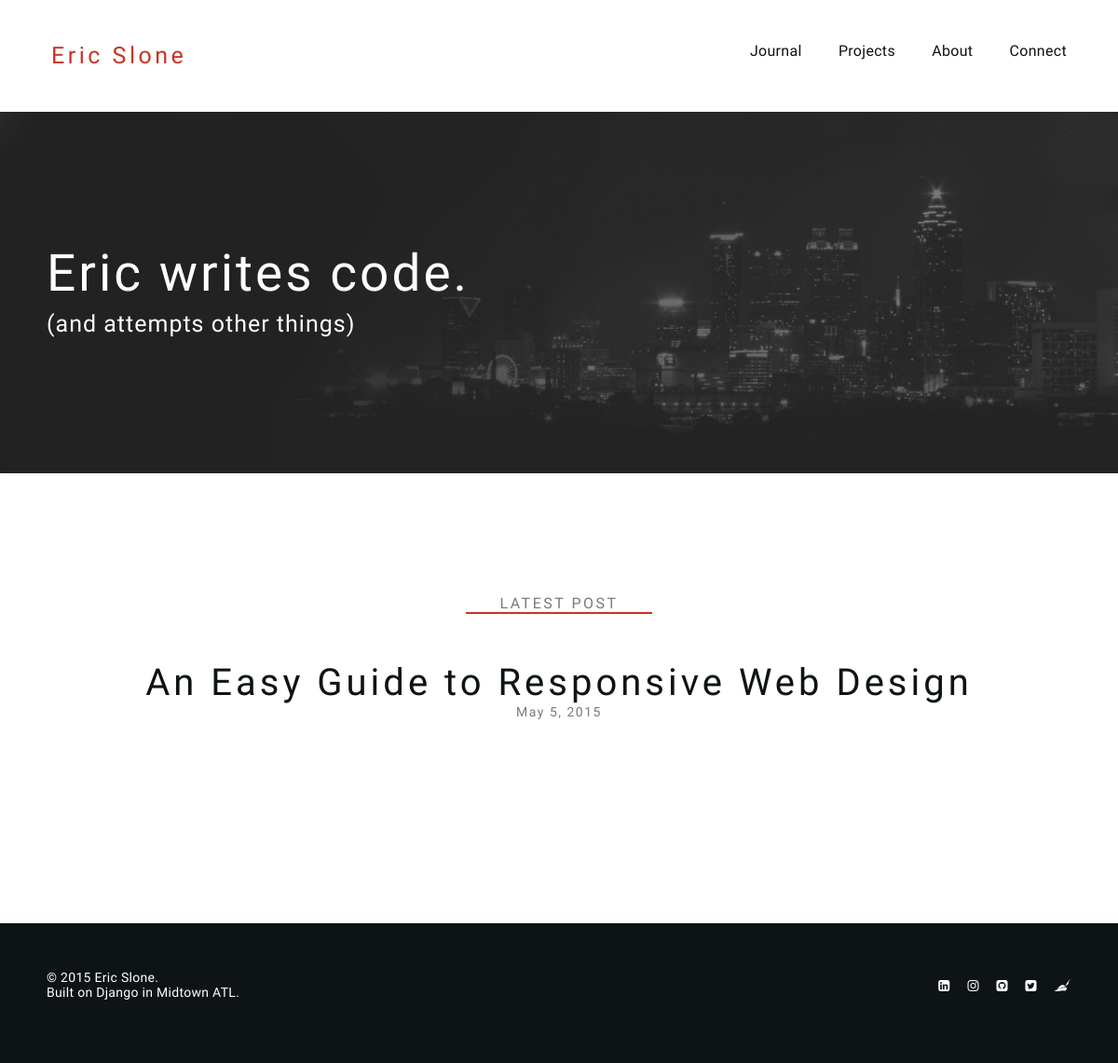
The app's page /, older data.
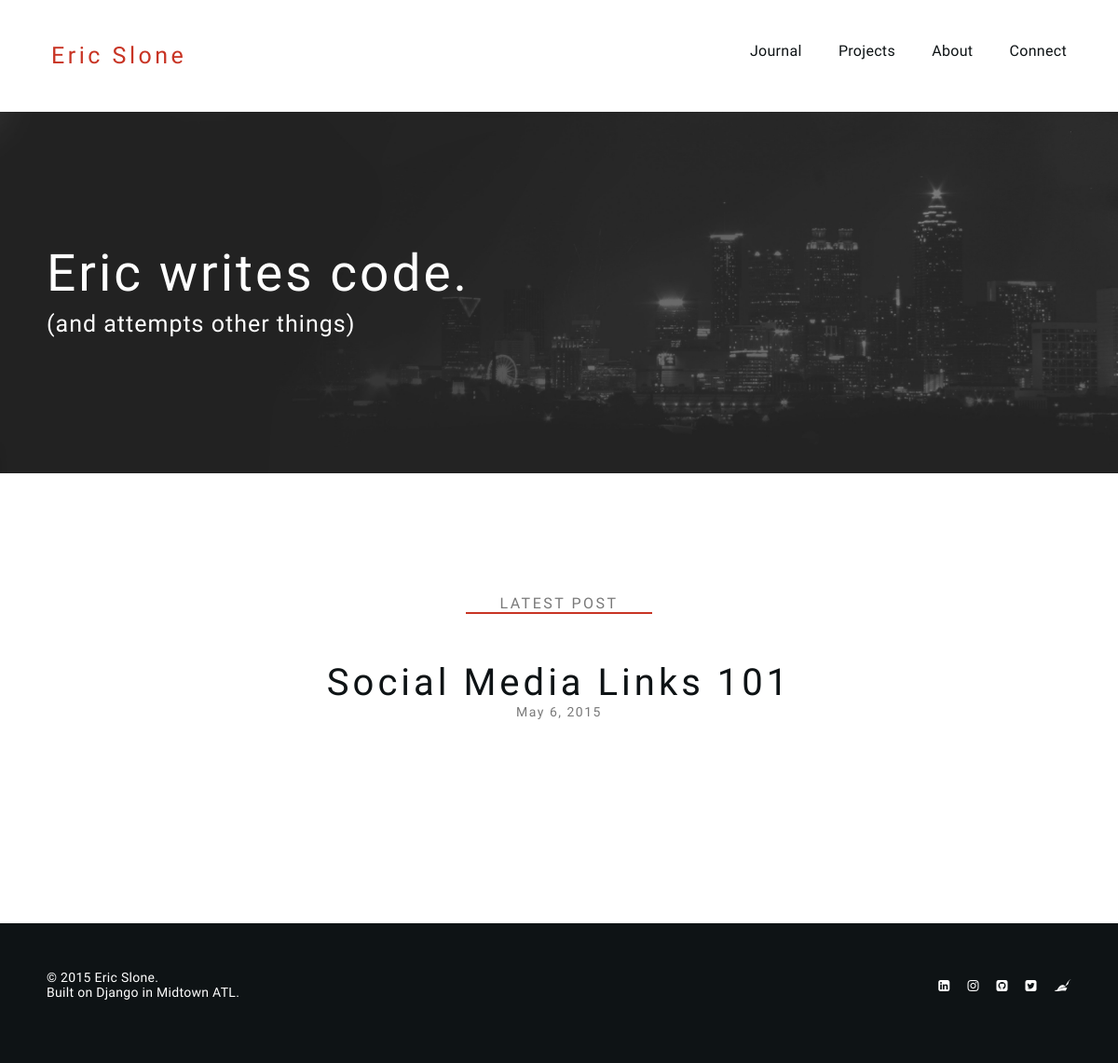
The same page, newer data.
### articles/models.py (models this page shows, shortened)
class Article(models.Model):
  article_title = models.CharField(max_length=999)
  article_slug = models.CharField(max_length=999, unique=True)
  article_description = models.TextField(blank=True)
  article_text = models.TextField()
  article_image = models.ImageField(upload_to='article-images/', blank=True)
  article_upload_date = models.DateField(blank=True)

### users/views.py (the view)
# urls.py: url(r'^$', 'users.views.index', name='index'),
def index(request):
  context = dict()
  context['pagetitle'] = 'Home'
  context['articles'] = Article.objects.all().order_by('-id')
  return render(request, 'users/index.html', context)

### templates/users/index.html (shortened to what this page needs)
{% extends "base.html" %}
{% load staticfiles %}
{% block content %}
  <div class="header-image" style="background: url({% static 'images/head.jpg' %}); background-size:cover;">
	<div class="header-large-text">
		Eric writes code.
	</div>
	<div class="header-small-text">
		(and attempts other things)
	</div>
  </div>
  <div class="latest-posts">
    LATEST POST
  </div>
  {% for article in articles|slice:":1" %}
	<div class="home-article-title">
		<a href="/post/{{ article.id }}/{{ article.article_slug }}/" class="home-article-title-link">
			{{ article.article_title }}
		</a>
	</div>
	<div class="home-article-date">
		{{ article.article_upload_date }}
	</div>
  {% endfor %}
{% endblock content %}

Row changes from the older to the newer data that the page shows:
no longer on this page (row unchanged): Article: article_title "An Easy Guide to Responsive Web Design", article_upload_date "May 5, 2015"
added Article: article_title "Social Media Links 101", article_upload_date "May 6, 2015"
